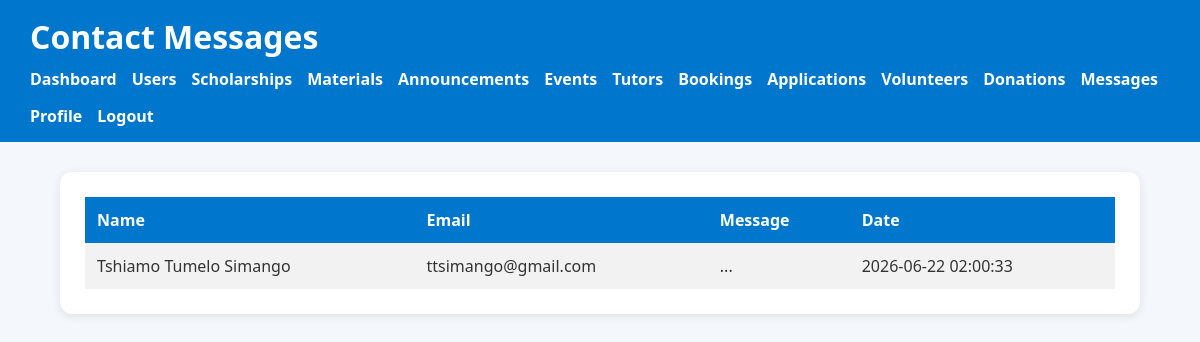
Screenshot of /manage_contacts.php (signed in) with the database file from the repository.
### tables this page shows
CREATE TABLE `contacts` (
  `id` int(11) NOT NULL,
  `name` varchar(100) DEFAULT NULL,
  `email` varchar(100) DEFAULT NULL,
  `message` text DEFAULT NULL,
  `created_at` timestamp NOT NULL DEFAULT current_timestamp()
);

### manage_contacts.php (the view, shortened to what this page needs)
<?php
include("db.php");
$result=mysqli_query(
$conn,
"SELECT * FROM contacts
ORDER BY created_at DESC");
?>
<!DOCTYPE html>
<html>
<head>
<link rel="stylesheet" href="style.css">
</head>
<body>
<header>
<h1>Contact Messages</h1>
<nav>
<a href="admin_dashboard.php">Dashboard</a>
<a href="manage_users.php">Users</a>
<a href="manage_scholarships.php">Scholarships</a>
<a href="manage_materials.php">Materials</a>
<a href="manage_announcements.php">Announcements</a>
<a href="manage_events.php">Events</a>
<a href="manage_tutors.php">Tutors</a>
<a href="manage_bookings.php">Bookings</a>
<a href="manage_applications.php">Applications</a>
<a href="manage_volunteers.php">Volunteers</a>
<a href="manage_donations.php">Donations</a>
<a href="manage_contacts.php">Messages</a>
<a href="profile.php">Profile</a>
<a href="logout.php">Logout</a>
</nav>
</header>
<div class="container">
<div class="card">
<table>
<tr>
<th>Name</th>
<th>Email</th>
<th>Message</th>
<th>Date</th>
</tr>
<?php while($row=mysqli_fetch_assoc($result)){ ?>
<tr>
<td><?php echo $row['name']; ?></td>
<td><?php echo $row['email']; ?></td>
<td><?php echo $row['message']; ?></td>
<td><?php echo $row['created_at']; ?></td>
</tr>
<?php } ?>
</table>
</div>
</div>
</body>
</html>

### style.css (style rules this page uses)
body { margin:0; font-family:Segoe UI, Arial, sans-serif; background:#f4f8fc; color:#333; }
header { background:#0077CC; color:white; padding:15px 30px; }
header h1 { margin:0; }
nav { margin-top:10px; display:flex; flex-wrap:wrap; gap:15px; }
nav a { color:white; text-decoration:none; font-weight:bold; }
.container { width:90%; max-width:1100px; margin:auto; padding:30px 0; }
.card { background:white; padding:25px; border-radius:12px; box-shadow:0 2px 10px rgba(0,0,0,0.1); transition:.3s; margin-bottom:20px; }
table { width:100%; border-collapse:collapse; }
th { background:#0077CC; color:white; }
th, td { padding:12px; text-align:left; }
tr:nth-child(even) { background:#f2f2f2; }

### rows the page displays
contacts: name "Tshiamo Tumelo Simango", email "ttsimango@gmail.com", message "...", created_at "2026-06-22 02:00:33"
